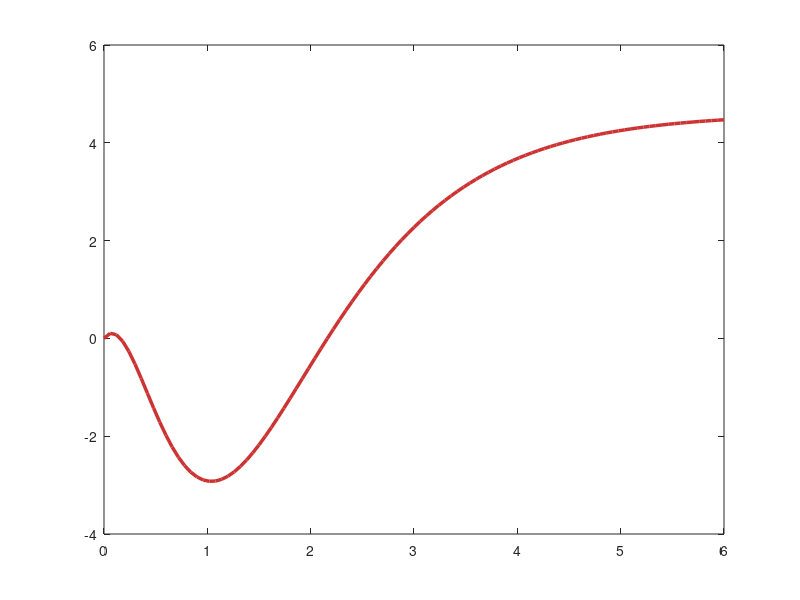

MATLAB code for this plot: (Note: this script raises an error after producing the figure.)
num = [3 0 -285 -990 552]; den = conv(conv(conv([1 1],[1 2]),[1 3]), conv([1 4],[1 5]));

W_open = tf(num, den);

[y,t] = step(W_open);

figure('Color','w','Position',[100 100 900 400])
plot(t, y, 'LineWidth', 2.5, 'Color', [0.8 0.2 0.2])

ax = gca; ax.LineWidth = 1.5; ax.FontSize = 13;
ax.XColor = [0.3, 0.3, 0.3]; ax.YColor = [0.3, 0.3, 0.3];
grid on; grid minor; box on;
ax.GridColor = [0.9, 0.9, 0.9]; ax.GridAlpha = 0.4; 
ax.MinorGridColor = [0.95, 0.95, 0.95];ax.MinorGridAlpha = 0.2;

xlabel('Time', 'FontSize', 13, 'FontWeight', 'normal');
ylabel('Amplitude', 'FontSize', 13, 'FontWeight', 'normal');
legend('$y_{s.r.}(t)$', 'Interpreter','latex', 'Location','northwest', 'FontSize', 15);
xl = xlim; xlim([-0.01 xl(2)-0.1])
yl = ylim; ylim([yl(1)+0.5 yl(2)-1])


set(findall(gcf, '-property', 'FontName'), 'FontName', 'DejaVu Math TeX Gyre');
exportgraphics(gcf,'../../../images/task1/o2/h-raz.png','Resolution',300)
exportgraphics(gcf,'../../../images/task1/o2/h-raz.pdf','ContentType','vector')

%%%%%%%%%%%%%%%%%%%%%%%%%%%%%%%%%%%%%%%%%%%%%%%%%%%%%%%%%%%%%%%%%%%%%%%%%%%

num = [3 0 -285 -990 552]; den = conv(conv(conv([1 -1],[1 -2]),[1 6]), conv([1 7],[1 8]));

W_open = tf(num, den);

[y,t] = step(W_open);

figure('Color','w','Position',[100 100 900 400])
plot(t, y, 'LineWidth', 2.5, 'Color', [0.8 0.2 0.2])

ax = gca; ax.LineWidth = 1.5; ax.FontSize = 13;
ax.XColor = [0.3, 0.3, 0.3]; ax.YColor = [0.3, 0.3, 0.3];
grid on; grid minor; box on;
ax.GridColor = [0.9, 0.9, 0.9]; ax.GridAlpha = 0.4; 
ax.MinorGridColor = [0.95, 0.95, 0.95];ax.MinorGridAlpha = 0.2;

xlabel('Time', 'FontSize', 13, 'FontWeight', 'normal');
ylabel('Amplitude', 'FontSize', 13, 'FontWeight', 'normal');
legend('$y_{s.r.}(t)$', 'Interpreter','latex', 'Location','northwest', 'FontSize', 15);
xl = xlim; xlim([xl(1)-0.01, xl(2)-1])
yl = ylim; ylim([-1.5*10^25, 0.3*10^25])

set(findall(gcf, '-property', 'FontName'), 'FontName', 'DejaVu Math TeX Gyre');
exportgraphics(gcf,'../../../images/task1/o2/h-zamk.png','Resolution',300)
exportgraphics(gcf,'../../../images/task1/o2/h-zamk.pdf','ContentType','vector')
